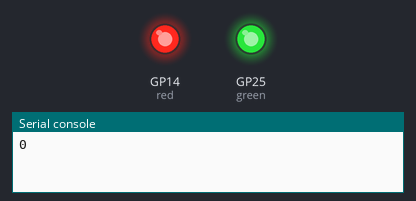
This program was run on a simulated Raspberry Pi Pico running MicroPython. On the bench: output pins drawn as LEDs (lit = HIGH), the last lines printed to the serial console. At 4.0 s the program stops and its outputs stay as they are.

Above: at 0.1 s.
At 3.9 s:
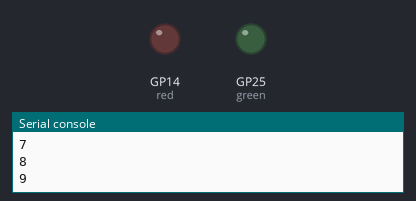
Timing chart, 0 to 5.4 s (numbered marks = the images above):
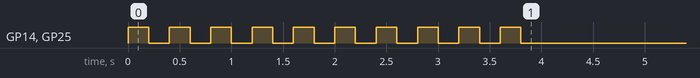

The program:

Day2.py
```python
# Imports
from machine import Pin
import time

# Pin Setup Variables
green = Pin(25, Pin.OUT)
red = Pin(14, Pin.OUT)
count = 0

# Loop Program
while count < 10: #Loop forever
    print(count)
    red.value(1) #LED on
    green.value(1)
    time.sleep(0.2) #Wait a short time

    red.value(0) #LED off
    green.value(0)
    time.sleep(0.2) #wait a short time
    count += 1

 
```
